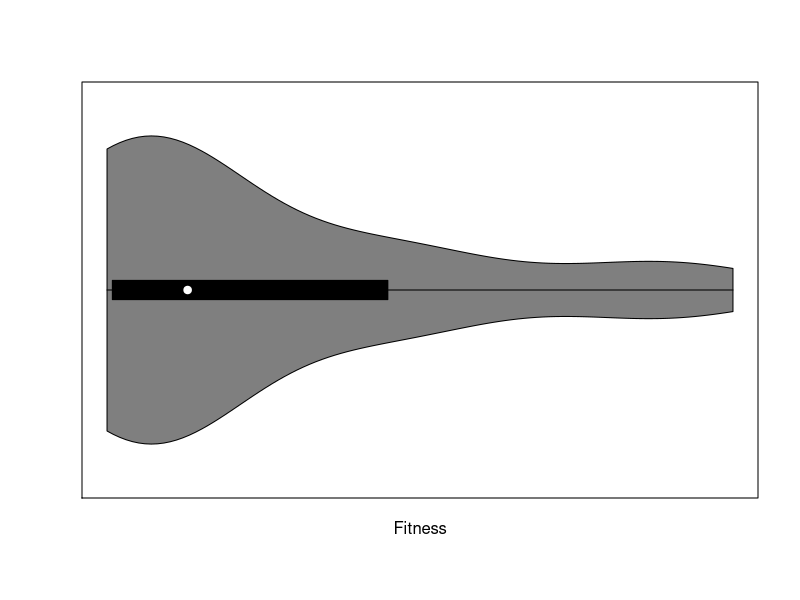
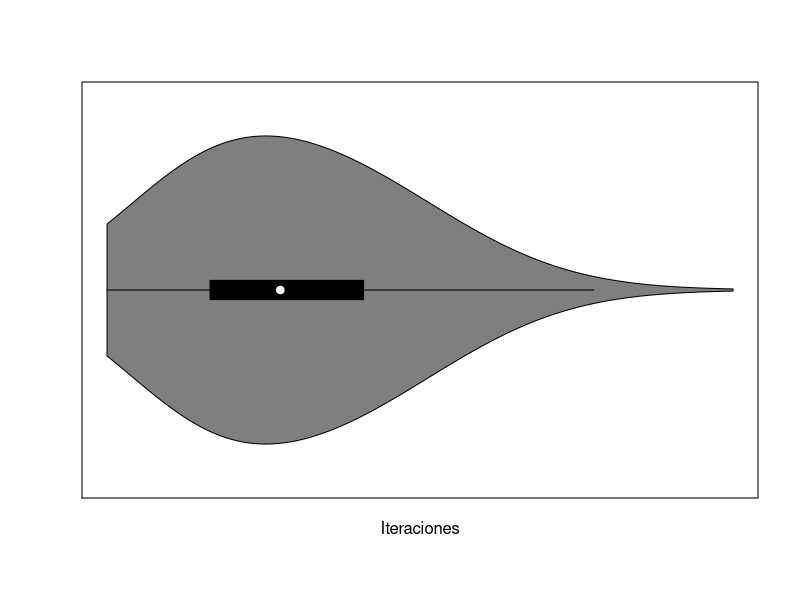

Generate these figures, in order, with R: (Note: this script raises an error after producing the figures.)
 library(ggplot2)
library(vioplot)
library(corrplot)
data<-read.csv(file = 'valores_verif_RH0750158.csv',header = FALSE)

m<-as.numeric(data$V1[1])
pTresh<-as.numeric(data$V2[1])
pr<-as.numeric(data$V3[1])

datos<-as.data.frame(data)
names(datos) = c("m","p_tresh","pr","seed","iteraciones","fitness")
# Graficos Violin Fitness vs Iteraciones
#par(mfrow = c(1, 2))
GrafViolin<-function(val2,title){
  vioplot(datos$fitness~val2,col=2:length(levels(data$m)),xlab=title,ylab="Fitness")
  stripchart(datos$fitness~val2,vertical=TRUE,method="jitter",pch=19,add=TRUE,col=3:8)
  vioplot(datos$iteraciones~val2,col=2:length(levels(data$m)),xlab="M",ylab="Iteraciones")
  stripchart(datos$iteraciones~val2,vertical=TRUE,method="jitter",pch=19,add=TRUE,col=3:8)
}


vioplot(datos$fitness,horizontal=TRUE,xlab="Fitness",ylab="")
vioplot(datos$iteraciones,horizontal=TRUE,xlab="Iteraciones",ylab="")
# Graficos M
#GrafViolin(datos$m,"M")
# Graficos P Tresh
#GrafViolin(datos$p_tresh,"P_Tresh")
# Graficos PR
#GrafViolin(datos$pr,"Pr")

TablaCombFit<-function(mval,ptreshval,prval){
  datostemp<-datos[which(datos$m==mval & datos$p_tresh==ptreshval & datos$pr==prval),]
  combtemp<-table(datostemp$fitness)/1000
  #if(combtemp[1]>0.85){
    print(paste("Combinacion:  m=",as.character(mval),"  pTresh=",as.character(ptreshval)," pr=",as.character(prval)))
    print(combtemp)
    print("")
    #print(datostemp$seed)
  #}
}
PromIter<-function(mval,ptreshval,prval){
  # datostemp<-datos[which(datos$m==mval & datos$p_tresh==ptreshval & datos$pr==prval),]
  iters<-mean(datostemp$iteraciones)
  print(iters)
}
print("Para Fitness")
mV=c(m)
pTreshV=c(pTresh)
prV=c(pr)
for(mValue in mV){
  for(pTreshValue in pTreshV){
    for(prValue in prV){
      TablaCombFit(mValue,pTreshValue,prValue)
    }
  }
}

subdata1<-datos[which(datos$m==m & datos$p_tresh==pTresh & datos$pr==pr),]

print("Calculo Varianza")
print(var(subdata1$fitness))

print("Calculo Desviacion Estandar")
pca<-prcomp(subdata1[6],scale=FALSE)     
print(pca$sdev)
print("")


print("Para Iter")
mV=c(m)
pTreshV=c(pTresh)
prV=c(pr)
for(mValue in mV){
  for(pTreshValue in pTreshV){
    for(prValue in prV){
      PromIter(mValue,pTreshValue,prValue)
    }
  }
}
print("Calculo Varianza")
print(var(subdata1$iteraciones))

print("Calculo Desviacion Estandar")
pca<-prcomp(subdata1[5],scale=FALSE)     
print(pca$sdev)
print("")
